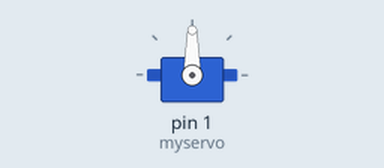
Recording of a sketch running on a simulated Arduino Uno, built with avr-gcc and run on an emulated ATmega328P. On the bench: servo.

Above: at 0.05 s.
Timing chart, 0 to 4.6 s (numbered marks = the images above):
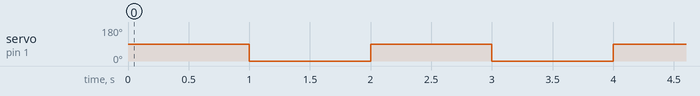

The sketch:

servo.ino
```cpp
int con = 1;
int wert =11;
int pos = 0;

#include <Servo.h>

Servo myservo;

void setup() {
  myservo.attach(1);
//  setupServo(con);
}

void loop() {
  if (pos == 0) {
    pos=90;
  } else {
    pos = 0;
  }
  //rotateServo(pos);
  myservo.write(pos);
  delay(1000);
}

//void setupServo(int connector) {
//  myservo.attach(connector);
//}
//
//void rotateServo(int degree) {
//  myservo.write(degree);
//  delay(1000);
//}
```

Measured:
- by itself, servo on pin 1 (myservo): alternates 90° for 1.0 s and 0° for 1.0 s
